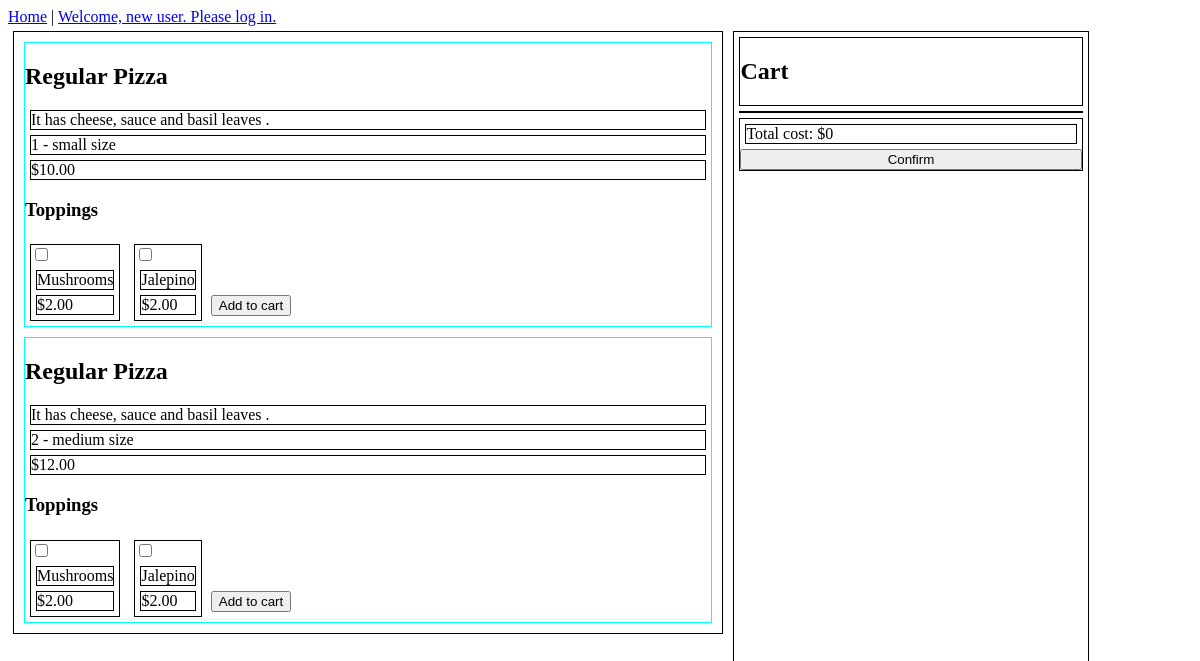
The app's page /menu/ with its own data.
### orders/models.py (models this page shows, shortened)
class Product(models.Model):
    name        = models.CharField(max_length=64)
    description = models.CharField(max_length=512)

class Pizza(Product):
    base    = models.ForeignKey(BasePizza, on_delete=models.CASCADE, default=None)
    size    = models.ForeignKey(PizzaSize, on_delete=models.CASCADE, blank=True, null=True)
    price   = models.DecimalField(max_digits=10, decimal_places=2, default=0)

class Product(models.Model):
    name        = models.CharField(max_length=64)
    description = models.CharField(max_length=512)

class PizzaSize(models.Model):
    size = models.CharField(max_length=64)
    def __str__(self):
        return f"{self.id} - {self.size}"

class Topping(models.Model):
    name    = models.CharField(max_length=64)
    price   = models.DecimalField(max_digits=10, decimal_places=2, default=0)

### orders/views.py (the view)
# urls.py: path("menu/", views.menu, name="menu"),
def menu(request):
	pizzas 		= Pizza.objects.all()
	toppings 	= Topping.objects.all()
	context = {
		"pizzas": pizzas,
		"toppings": toppings
	}
	return render(request, "orders/menu.html", context)

### orders/templates/orders/menu.html (shortened to what this page needs)
{% extends "orders/base.html" %}
{% block css %}
{% load static %}
	<link rel="stylesheet" type="text/css" href="{% static 'orders/menu.css' %}">
{% endblock %}
{% block script %}
{% load static %}
{% endblock %}
{% block body %}
	<div class="products">
		{% for pizza in pizzas %}
			<div class="pizza" data-pizzaid="{{pizza.id}}">
				<h2>{{pizza.name}}</h2>
				<div class="pizzaDesc">
					{{pizza.description}}
				</div>
				<div class="pizzaSize">
					<span>{{pizza.size}}</span> size
				</div>
				<div class="pizzaCost">
					$<span class="cost">{{pizza.price}}</span>
				</div>
				<h3>Toppings</h3>
				{% for topping in toppings %}
					<div class="topping" data-toppingid="{{topping.id}}">
						<input type="checkbox">
						<div class="toppingName">{{topping.name}}</div>
						<div class="toppingCost">$<span class="cost">{{topping.price}}</span></div>
					</div>
				{% endfor %}
				<button class="addToCart">Add to cart</button>
			</div>
		{% endfor %}
	</div>
	<div id="cartBlock">
		<div>
			<h2>Cart</h2>
		</div>
		<div id="cart"></div>
		<div>
			<div>
				Total cost: $<span class="totalCost">0</span>
			</div>
			<button id="buy">Confirm</button>
		</div>
	</div>
{% endblock %}

### orders/templates/orders/base.html (shortened to what this page needs)
{% load static %}
<!DOCTYPE html>
<html>
<head>
	{% block css %}
	{% endblock %}
</head>
<body>
	<nav>
		<a href="/">Home</a> |
		{% if user.is_authenticated %}
			<a href="{% url 'menu' %}">Menu</a> |
		    <a href="{% url 'logout' %}">Welcome, {{ user.get_username }}! Logout</a>
		{% else %}
		    <a href="{% url 'login' %}">Welcome, new user. Please log in.</a>
		{% endif %}
	</nav>
	{% block body %}
	{% endblock %}
</body>
</html>

### orders/static/orders/menu.css (style rules this page uses)
* { box-sizing: border-box; }
div { border: 1px solid black; margin: 5px; }
div.pizza { border: 1px solid aqua; margin: 10px; }
div.topping { display: inline-block; }
div.products { width: 60%; float: left; }
div#cartBlock { width: 30%; height: 94vh; overflow: auto; float: left; }
#buy { width: 100%; }

### records on screen
Pizza: name "Regular Pizza", description "It has cheese, sauce and basil leaves .", size "1 - small", price "10.00"
Topping: name "Mushrooms", price "2.00"
Topping: name "Jalepino", price "2.00"
Pizza: name "Regular Pizza", description "It has cheese, sauce and basil leaves .", size "2 - medium", price "12.00"
